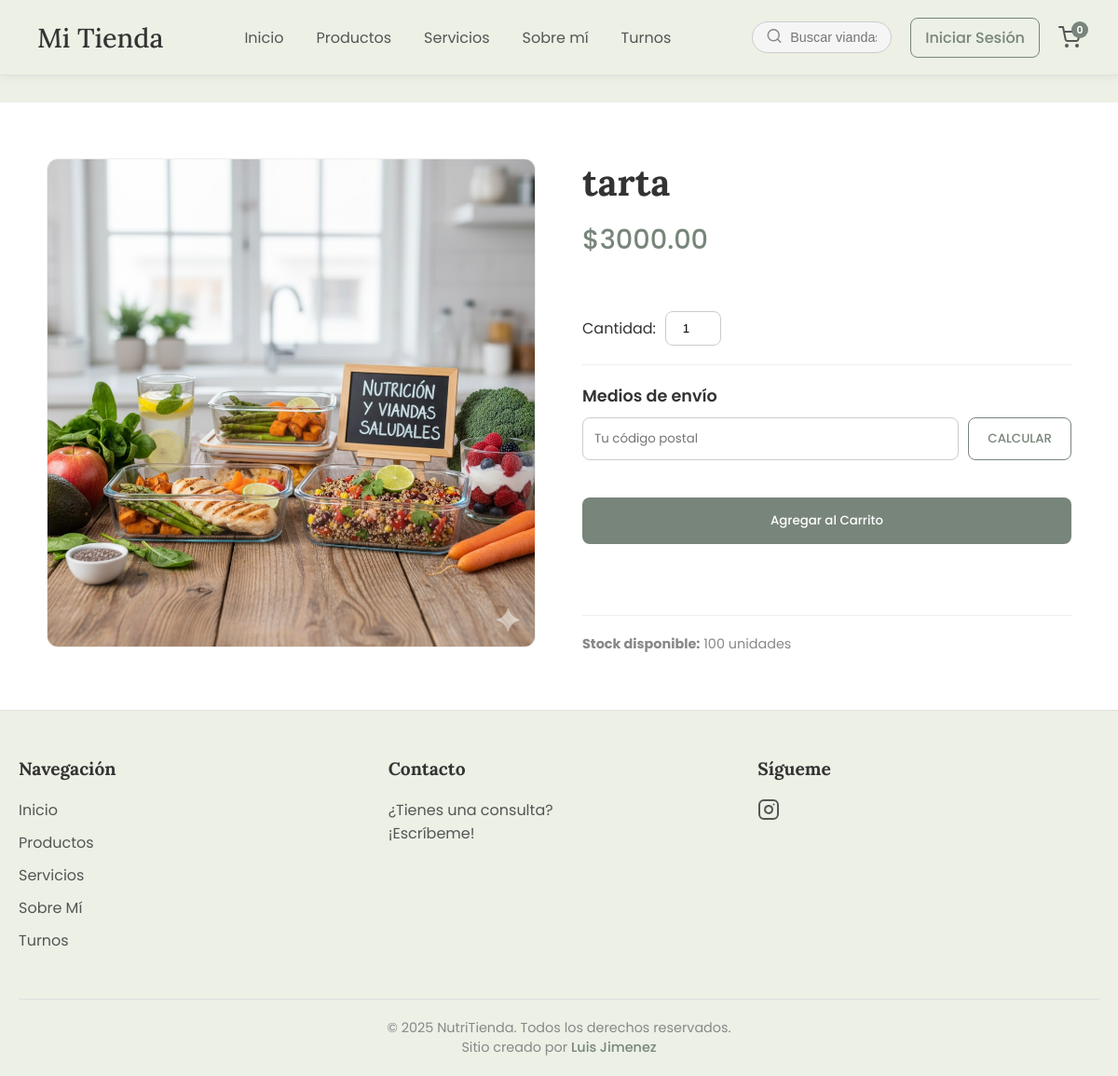
/productos/1/, run on the app's committed database.
### productos/models.py (models this page shows, shortened)
class Producto(models.Model):
    nombre = models.CharField(max_length=100)
    categoria = models.ForeignKey(Categoria, on_delete=models.SET_NULL, null=True, blank=True)
    descripcion = models.TextField(blank=True, null=True)
    precio = models.DecimalField(max_digits=10, decimal_places=2)
    imagen = ProcessedImageField(
        upload_to='productos/',
        processors=[Transpose(), ResizeToFit(width=1024, height=1024)], # Redimensiona (máx 1024px)
        format='WEBP', # Convierte a formato moderno y ligero
        options={'quality': 85}, # Comprime al 85%
        blank=True, null=True
    )
    stock = models.PositiveIntegerField(default=0, help_text="Cantidad disponible en inventario")
    disponible = models.BooleanField(default=True)
    destacado = models.BooleanField(default=False)

### configuracion/models.py (models this page shows, shortened)
class AparienciaConfig(models.Model):
    logo_sitio = ProcessedImageField(
        upload_to='logos/',
        processors=[Transpose(), ResizeToFit(height=80)], # Redimensionar por altura (máx 80px de alto)
        format='PNG', # Conservar PNG para logos transparentes
        options={'quality': 90},
        blank=True, null=True, verbose_name="Logo del Sitio (Navbar)"
    )
    color_fondo_body = ColorField(default='#ECF0E5', verbose_name="Color de Fondo Principal")
    color_carrito_activo = ColorField(default='#E74C3C', verbose_name="Color Contador Carrito (con items)", help_text="Color del círculo numérico del carrito cuando tiene productos.")
    navbar_color_fondo = ColorField(default='#FFFFFF', verbose_name="Color de Fondo (Navbar y Footer)")
    navbar_color_enlaces = ColorField(default='#555555', verbose_name="Color de Texto (Enlaces del Nav)")
    class EstilosTarjeta(models.TextChoices):
        SIMPLE = 'simple', 'Estilo Simple (Actual)'
        HOT_SALE = 'hot_sale', 'Estilo "Hot Sale" (Con insignia)'
        HARVEST = 'harvest', 'Estilo "Harvest" (Vase)'
    estilo_tarjeta_producto = models.CharField(max_length=20, choices=EstilosTarjeta.choices, default=EstilosTarjeta.SIMPLE, verbose_name="Estilo de Tarjetas de Producto", help_text="Elige el diseño que se usará para mostrar los productos en el catálogo.")
    class FuentesTarjeta(models.TextChoices):
        DEFAULT = '"Poppins", sans-serif', 'Fuente Principal (Poppins)'
        SERIF = '"Lora", serif', 'Fuente Elegante (Lora)'
        MODERNA = '"Segoe UI", sans-serif', 'Fuente Moderna (Segoe UI)'
    fuente_tarjetas = models.CharField(max_length=50, choices=FuentesTarjeta.choices, default=FuentesTarjeta.DEFAULT, verbose_name="Tipografía de Tarjetas")
    color_titulo_tarjeta = ColorField(default='#18181B', verbose_name="Color Título (Tarjetas)")
    color_desc_tarjeta = ColorField(default='#52525B', verbose_name="Color Descripción (Tarjetas)")
    boton_color_principal_fondo = ColorField(default='#78857A', verbose_name="Color Principal (Botones)")
    boton_color_principal_texto = ColorField(default='#FFFFFF', verbose_name="Color de Texto (Botones)")
    boton_color_principal_hover = ColorField(default='#647066', verbose_name="Color Hover (Botones)")
    boton_color_secundario_borde = ColorField(default='#78857A', verbose_name="Color Secundario (Borde y Texto)")
    card_btn_principal_fondo = ColorField(default='#78857A', verbose_name="[Tarjeta] Color Principal (Fondo)")
    card_btn_principal_texto = ColorField(default='#FFFFFF', verbose_name="[Tarjeta] Color Principal (Texto)")
    card_btn_principal_hover = ColorField(default='#647066', verbose_name="[Tarjeta] Color Principal (Hover)")
    card_btn_secundario_borde = ColorField(default='#78857A', verbose_name="[Tarjeta] Color Secundario (Borde)")
    footer_col_contacto_titulo = models.CharField(max_length=50, default="Contacto", verbose_name="Título Columna Contacto")
    footer_col_contacto_texto = models.TextField(max_length=200, default="¿Tienes una consulta? <br> ¡Escríbeme!", verbose_name="Texto Columna Contacto", blank=True)
    footer_link_instagram = models.URLField(max_length=255, blank=True, null=True, verbose_name="Enlace Instagram", help_text="URL completa (ej: https://instagram.com/...)")
    footer_link_whatsapp = models.URLField(max_length=255, blank=True, null=True, verbose_name="Enlace WhatsApp", help_text="URL completa (ej: https://wa.me/123456...)")
    footer_texto_creditos = models.CharField(max_length=100, default="Luis Jiménez", verbose_name="Nombre Creador (Footer)")
    class Meta:
        verbose_name = "Configuración de Apariencia"
        verbose_name_plural = "Configuración de Apariencia"

### productos/views.py (the view)
# urls.py: path('<int:producto_id>/', views.detalle_producto, name='detalle_producto'),
def detalle_producto(request, producto_id):
    producto = get_object_or_404(Producto, id=producto_id)
    contexto = { 'producto': producto }
    return render(request, 'productos/detalle_producto.html', contexto)

### configuracion/context_processors.py (called while the page is built)
def apariencia_context(request):
    config = AparienciaConfig.objects.first()
    if not config:
        config_data = {
            'logo_sitio': None,
            'color_fondo_body': '#ECF0E5',
            'navbar_color_fondo': '#FFFFFF',
            'navbar_color_enlaces': '#555555',
            'boton_color_principal_fondo': '#78857A',
            'boton_color_principal_texto': '#FFFFFF',
            'boton_color_principal_hover': '#647066',
            'boton_color_secundario_borde': '#78857A',
             'color_carrito_activo': '#E74C3C',
        }
    else:
        config_data = config
    return {'apariencia_config': config_data}

### templates/productos/detalle_producto.html (shortened to what this page needs)
{% extends 'base.html' %}
{% load static %}
{% block extra_css %}
  <link rel="stylesheet" href="{% static 'css/pages/detalle_producto.css' %}">
{% endblock %}
{% block content %}
<div class="producto-detalle-wrapper">
    <div class="producto-detalle-container">
        <div class="producto-imagen-galeria">
            <img src="{{ producto.imagen.url }}" alt="{{ producto.nombre }}">
        </div>
        <div class="producto-info">
            <h1 class="producto-nombre">{{ producto.nombre }}</h1>
            <p class="producto-precio">${{ producto.precio|floatformat:2 }}</p>
            <div class="producto-acciones">
                <div class="cantidad-selector">
                    <label for="cantidad">Cantidad:</label>
                    <input type="number" id="cantidad" class="quantity-input" value="1" min="1" max="{{ producto.stock }}">
                </div>
               <div class="shipping-calculator">
    <label for="cp-input">Medios de envío</label>
    <div class="cp-form">
        <input type="text" id="cp-input" placeholder="Tu código postal">
        <button type="button" id="cp-calcular-btn" class="btn-secundario">CALCULAR</button>
    </div>
</div>
                <button class="btn-principal add-to-cart-btn"
        data-id="{{ producto.id }}"
        data-nombre="{{ producto.nombre }}"
        data-precio="{{ producto.precio }}"
        data-imagen="{{ producto.imagen.url }}">
    Agregar al Carrito
</button>
            </div>
            <div class="info-adicional">
                <p><strong>Stock disponible:</strong> {{ producto.stock }} unidades</p>
            </div>
        </div>
    </div>
</div>
{% endblock %}

### templates/base.html (shortened to what this page needs)
{% load static %}
<!DOCTYPE html>
<html lang="es">
<head>
<link rel="stylesheet" href="{% static 'css/base/global.css' %}">
<link rel="stylesheet" href="{% static 'css/components/card_hot_sale.css' %}">
<link rel="stylesheet" href="{% static 'css/components/card_harvest.css' %}">
{% block extra_css %}{% endblock %}
</head>
<body>
<header>
    {% include 'header_content.html' %}
</header>
<main>
    {% block content %}
    {% endblock %}
</main>
{% include 'footer_content.html' %}
</body>
</html>

### templates/header_content.html (shortened to what this page needs)
{% load static %}
<header class="navbar">
    <div class="nav-logo">
    <a href="{% url 'inicio' %}">
        {% if apariencia_config.logo_sitio %}
            <img src="{{ apariencia_config.logo_sitio.url }}" ...>
        {% else %}
            Mi Tienda
        {% endif %}
    </a>
</div>
    <div class="nav-links">
        <a href="{% url 'inicio' %}" class="nav-link">Inicio</a>
        <a href="{% url 'lista_productos' %}" class="nav-link">Productos</a>
        <a href="{% url 'servicios' %}" class="nav-link">Servicios</a>
        <a href="{% url 'sobre_mi' %}" class="nav-link">Sobre mí</a>
        <a href="{% url 'calendario' %}" class="nav-link">Turnos</a>
        </div>
    <div class="nav-acciones">
    <form method="GET" action="{% url 'lista_productos' %}" class="search-container">
        <input type="text" name="q" class="search-input" placeholder="Buscar viandas...">
        <button type="submit" class="search-button">
        </button>
    </form>
    {% if user.is_authenticated %}
        <a href="{% url 'profile' %}" class="login-button">Mi Cuenta</a>
        <a href="{% url 'account_logout' %}" class="nav-link">Cerrar Sesión</a>
    {% else %}
        <a href="{% url 'account_login' %}" class="login-button">Iniciar Sesión</a>
    {% endif %}
    <a href="#" class="nav-carrito">
        <span class="cart-counter">0</span>
    </a>
</div>
</header>

### templates/footer_content.html (shortened to what this page needs)
{% load static %}
<footer class="site-footer">
    <div class="footer-container">
        <div class="footer-column">
            <h4>Navegación</h4>
            <ul>
                <li><a href="{% url 'inicio' %}">Inicio</a></li>
                <li><a href="{% url 'lista_productos' %}">Productos</a></li>
                <li><a href="{% url 'servicios' %}">Servicios</a></li>
                <li><a href="{% url 'sobre_mi' %}">Sobre Mí</a></li>
                <li><a href="{% url 'calendario' %}">Turnos</a></li>
            </ul>
        </div>
        <div class="footer-column">
            <h4>{{ apariencia_config.footer_col_contacto_titulo|default:"Contacto" }}</h4>
            <p>{{ apariencia_config.footer_col_contacto_texto|safe|default:"¿Tienes una consulta? <br> ¡Escríbeme!" }}</p>
        </div>
        <div class="footer-column">
            <h4>Sígueme</h4>
            <div class="footer-social">
                {% if apariencia_config.footer_link_instagram %}
                <a href="{{ apariencia_config.footer_link_instagram }}" target="_blank" aria-label="Instagram">
                </a>
                {% endif %}
            </div>
        </div>
    </div>
    <div class="footer-bottom">
        <p>&copy; {% now "Y" %} NutriTienda. Todos los derechos reservados.</p>
        <p class="creator-credit">Sitio creado por <a href="#" target="_blank">{{ apariencia_config.footer_texto_creditos|default:"Luis Jiménez" }}</a></p>
    </div>
</footer>

### static/css/base/global.css (style rules this page uses)
* { margin: 0; padding: 0; box-sizing: border-box; }
body { font-family: "Poppins", sans-serif; background-color: var(--color-fondo-body, #ecf0e5); color: #333; padding-top: 85px; }
.navbar { display: flex; justify-content: space-between; align-items: center; padding: 15px 40px; background-color: var(--color-navbar, #ffffff); border-bottom: 1px solid #e0e0e0; position: fixed; top: 0; left: 0; width: 100%; z-index: 1000; box-shadow: 0 2px 10px rgba(0, 0, 0, 0.05); }
.nav-logo a { font-family: 'Lora', serif; font-size: 1.8rem; color: #333; text-decoration: none; font-weight: 500; display: flex; align-items: center; height: 50px; }
.nav-links { display: flex; gap: 35px; }
.nav-link { text-decoration: none; color: var(--color-nav-link, #555); font-size: 1rem; position: relative; transition: color 0.3s ease; }
.nav-link::after { content: ""; position: absolute; width: 0; height: 2px; bottom: -6px; left: 50%; transform: translateX(-50%); background-color: var(--color-btn-principal-fondo, #78857a); transition: width 0.3s ease; }
.nav-acciones { display: flex; align-items: center; gap: 20px; }
.search-container { position: relative; display: flex; }
.search-input { border: 1px solid #ccc; border-radius: 20px; padding: 8px 15px 8px 40px; font-size: 0.9rem; background-color: #f5f5f5; width: 150px; transition: width 0.3s ease; }
.search-button { background: none; border: none; cursor: pointer; position: absolute; left: 15px; top: 50%; transform: translateY(-50%); padding: 0; }
.search-icon { stroke: #888; }
.site-footer { background-color: var(--color-footer, #ffffff); color: #555; padding: 50px 20px 0; border-top: 1px solid #e0e0e0; }
.footer-container { max-width: 1200px; margin: 0 auto; display: flex; justify-content: space-between; flex-wrap: wrap; gap: 30px; padding-bottom: 40px; }
.footer-column { flex: 1; min-width: 200px; }
.footer-column h4 { font-family: "Lora", serif; font-size: 1.2rem; color: #333; margin-bottom: 20px; }
.footer-column ul { list-style: none; padding: 0; }
.footer-column ul li { margin-bottom: 10px; }
.footer-column a { text-decoration: none; color: #555; transition: color 0.3s ease; }
.footer-social { display: flex; gap: 20px; }
.footer-social svg { transition: all 0.3s ease; }
.footer-bottom { border-top: 1px solid #e0e0e0; padding: 20px 0; text-align: center; font-size: 0.9rem; color: #888; }
.creator-credit a { color: var(--color-btn-principal-fondo, #78857a); font-weight: 500; text-decoration: none; }
.btn-elegante, .btn-principal, .btn-secundario, .btn-checkout, .login-button { font-family: "Poppins", sans-serif; font-weight: 500; text-align: center; border-radius: 8px; cursor: pointer; transition: all 0.3s ease; text-decoration: none; }
.btn-principal { background-color: var(--color-btn-principal-fondo, #78857a); color: var(--color-btn-principal-texto, #fff); border: none; padding: 12px 25px; }
.btn-secundario { background-color: transparent; color: var(--color-btn-secundario-borde, #78857a); border: 1px solid var(--color-btn-secundario-borde, #78857a); padding: 12px 25px; }
.login-button { border: 1px solid var(--color-btn-secundario-borde, #78857a); color: var(--color-btn-secundario-borde, #78857a); padding: 8px 15px; }
.nav-carrito { position: relative; display: flex; align-items: center; color: #555; cursor: pointer; text-decoration: none; }
.nav-carrito svg { transition: stroke 0.3s ease; }
.cart-counter { position: absolute; top: -5px; right: -8px; background-color: var(--color-btn-principal-fondo, #78857a); color: var(--color-btn-principal-texto, #fff); width: 18px; height: 18px; border-radius: 50%; display: flex; align-items: center; justify-content: center; font-size: 11px; font-weight: 600; line-height: 1; }
.cart-counter { position: absolute; top: -5px; right: -8px; background-color: var(--color-btn-principal-fondo, #78857A); color: var(--color-btn-principal-texto, #fff); width: 18px; height: 18px; border-radius: 50%; display: flex; align-items: center; justify-content: center; font-size: 11px; font-weight: 600; line-height: 1; transition: background-color 0.3s ease, transform 0.2s ease; }

### data on the page
Producto: imagen (picture), nombre "tarta", precio "3000.00", stock "100"
AparienciaConfig: footer_col_contacto_titulo "Contacto", footer_col_contacto_texto "¿Tienes una consulta? ¡Escríbeme!", footer_texto_creditos "Luis Jimenez"
